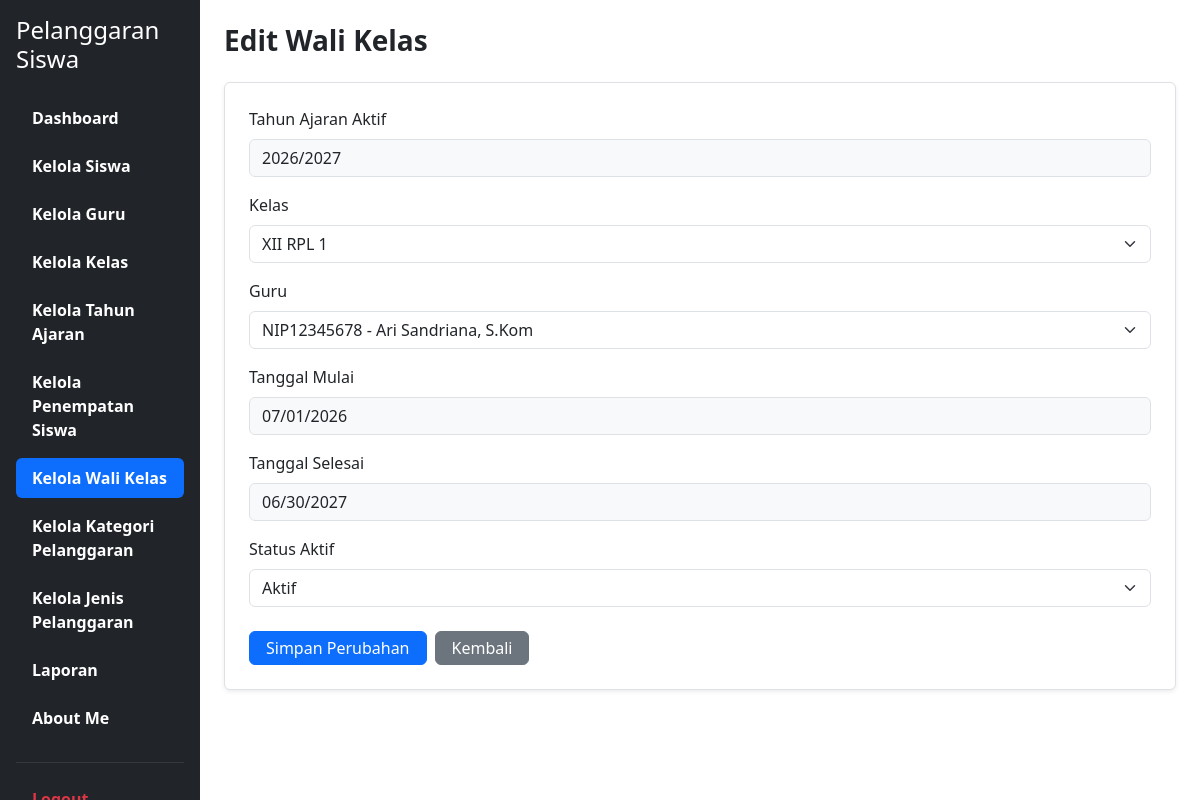
Screenshot of /edit_wali_kelas.php?id=103 (signed in) with the database file from the repository.
### tables this page shows
CREATE TABLE `t_tahun_ajaran` (
  `id` int(11) NOT NULL,
  `nama` varchar(20) DEFAULT NULL,
  `tanggal_mulai` date NOT NULL,
  `tanggal_selesai` date NOT NULL,
  `status_aktif` tinyint(1) NOT NULL,
  `created_at` timestamp NOT NULL DEFAULT current_timestamp(),
  `updated_at` timestamp NOT NULL DEFAULT current_timestamp()
);

CREATE TABLE `t_wali_kelas` (
  `id` int(11) NOT NULL,
  `tahun_ajaran_id` int(11) DEFAULT NULL,
  `kelas_id` int(11) DEFAULT NULL,
  `guru_id` int(11) DEFAULT NULL,
  `tanggal_mulai` date NOT NULL,
  `tanggal_selesai` date NOT NULL,
  `status_aktif` tinyint(1) NOT NULL,
  `created_at` timestamp NOT NULL DEFAULT current_timestamp() ON UPDATE current_timestamp(),
  `updated_at` timestamp NOT NULL DEFAULT current_timestamp()
);

CREATE TABLE `t_kelas` (
  `id` int(11) NOT NULL,
  `nama` varchar(100) DEFAULT NULL,
  `tingkat` varchar(20) NOT NULL,
  `jurusan` varchar(100) NOT NULL,
  `tahun_ajaran_id` int(11) DEFAULT NULL,
  `status_aktif` tinyint(1) NOT NULL,
  `created_at` timestamp NOT NULL DEFAULT current_timestamp(),
  `updated_at` timestamp NOT NULL DEFAULT current_timestamp()
);

CREATE TABLE `t_guru` (
  `id` int(11) NOT NULL,
  `nip` varchar(30) NOT NULL,
  `nama` varchar(150) DEFAULT NULL,
  `email` varchar(150) NOT NULL,
  `status_aktif` tinyint(1) NOT NULL,
  `user_id` int(11) NOT NULL,
  `created_at` timestamp NOT NULL DEFAULT current_timestamp(),
  `updated_at` timestamp NOT NULL DEFAULT current_timestamp()
);

### edit_wali_kelas.php (the view, shortened to what this page needs)
<?php
include 'config/koneksi.php';
$id = (int) ($_GET['id'] ?? 0);
$tahun_aktif_query = mysqli_query($koneksi, "SELECT id, nama, tanggal_mulai, tanggal_selesai FROM t_tahun_ajaran WHERE status_aktif = 1 LIMIT 1");
$tahun_aktif = mysqli_fetch_assoc($tahun_aktif_query);
$stmt = mysqli_prepare($koneksi,
    "SELECT * FROM t_wali_kelas WHERE id = ?"
);
mysqli_stmt_bind_param($stmt, "i", $id);
mysqli_stmt_execute($stmt);
$hasil = mysqli_stmt_get_result($stmt);
$data = mysqli_fetch_assoc($hasil);
$kelas = mysqli_query($koneksi,
    "SELECT id, nama FROM t_kelas ORDER BY nama ASC"
);
$guru = mysqli_query($koneksi,
    "SELECT id, nip, nama FROM t_guru ORDER BY nama ASC"
);
function e($data) {
    return htmlspecialchars((string) ($data ?? ""), ENT_QUOTES, "UTF-8");
}
?>
<!DOCTYPE html>
<html lang="id">
<head>
    <link href="https://cdn.jsdelivr.net/npm/bootstrap@5.3.8/dist/css/bootstrap.min.css" rel="stylesheet">
</head>
<body>
<div class="container-fluid">
    <div class="row">
<div class="col-md-3 col-lg-2 bg-dark min-vh-100 p-3 sticky-top" style="top: 0; height: 100vh; overflow-y: auto;">
            <h4 class="text-white mb-4">
            Pelanggaran Siswa
            </h4>
            <ul class="nav nav-pills flex-column">
                <li class="nav-item mb-2">
                    <a href="dashboard.php" class="nav-link text-white">
                    <span class="fw-bold">Dashboard</span>
                    </a>
                </li>
                <li class="nav-item mb-2">
                    <a href="Kelola_Siswa.php" class="nav-link text-white">
                    <span class="fw-bold">Kelola Siswa</span>
                    </a>
                </li>
                <li class="nav-item mb-2">
                    <a href="Kelola_Guru.php" class="nav-link text-white">
                    <span class="fw-bold">Kelola Guru</span>
                    </a>
                </li>
                <li class="nav-item mb-2">
                    <a href="Kelola_Kelas.php" class="nav-link text-white">
                    <span class="fw-bold">Kelola Kelas</span>
                    </a>
                </li>
                <li class="nav-item mb-2">
                    <a href="Kelola_Tahun_Ajaran.php" class="nav-link text-white">
                    <span class="fw-bold">Kelola Tahun Ajaran</span>
                    </a>
                </li>
                <li class="nav-item mb-2">
                    <a href="Kelola_Penempatan_Siswa.php" class="nav-link text-white">
                    <span class="fw-bold">Kelola Penempatan Siswa</span>
                    </a>
                </li>
                <li class="nav-item mb-2">
                    <a href="Kelola_Wali_Kelas.php" class="nav-link active">
                    <span class="fw-bold">Kelola Wali Kelas</span>
                    </a>
                </li>
                <li class="nav-item mb-2">
                    <a href="Kelola_Kategori_Pelanggaran.php" class="nav-link text-white">
                    <span class="fw-bold">Kelola Kategori Pelanggaran</span>
                    </a>
                </li>
                <li class="nav-item mb-2">
                    <a href="Kelola_Jenis_Pelanggaran.php" class="nav-link text-white">
                    <span class="fw-bold">Kelola Jenis Pelanggaran</span>
                    </a>
                </li>
                <li class="nav-item mb-2">
                    <a href="Laporan.php" class="nav-link text-white">
                    <span class="fw-bold">Laporan</span>
                    </a>
                </li>
                <li class="nav-item mb-2">
                    <a href="about_me.php" class="nav-link text-white">
                    <span class="fw-bold">About Me</span>
                    </a>
                </li>
                <hr class="text-secondary">
                <li class="nav-item">
                    <a href="logout.php" class="nav-link text-danger">
                    <span class="fw-bold">Logout</span>
                    </a>
                </li>
            </ul>
        </div>
        <main class="col-md-9 col-lg-10 p-4">
            <h3 class="fw-bold mb-4">Edit Wali Kelas</h3>
            <div class="card shadow-sm border" style="background-color: #ffffff; border-color: #dee2e6 !important;">
                <div class="card-body p-4">
                    <form method="POST">
                        <div class="mb-3">
                            <label class="form-label">Tahun Ajaran Aktif</label>
                            <?php if ($tahun_aktif): ?>
                                <input type="text" class="form-control bg-light" value="<?= e($tahun_aktif['nama']) ?>" readonly>
                            <?php else: ?>
                                <input type="text" class="form-control bg-light text-danger" value="Tidak ada tahun ajaran yang aktif saat ini!" readonly>
                            <?php endif; ?>
                        </div>
                        <div class="mb-3">
                            <label class="form-label">Kelas</label>
                            <select name="kelas_id" class="form-select" required>
                                <?php while ($k = mysqli_fetch_assoc($kelas)): ?>
                                    <option value="<?= (int) $k['id'] ?>"
                                        <?= $data['kelas_id'] == $k['id'] ? 'selected' : '' ?>>
                                        <?= e($k['nama']) ?>
                                    </option>
                                <?php endwhile; ?>
                            </select>
                        </div>
                        <div class="mb-3">
                            <label class="form-label">Guru</label>
                            <select name="guru_id" class="form-select" required>
                                <?php while ($g = mysqli_fetch_assoc($guru)): ?>
                                    <option value="<?= (int) $g['id'] ?>"
                                        <?= $data['guru_id'] == $g['id'] ? 'selected' : '' ?>>
                                        <?= e($g['nip'] . ' - ' . $g['nama']) ?>
                                    </option>
                                <?php endwhile; ?>
                            </select>
                        </div>
                        <div class="mb-3">
                            <label class="form-label">Tanggal Mulai</label>
                            <input type="date" name="tanggal_mulai"
                                class="form-control bg-light"
                                value="<?= $tahun_aktif ? e($tahun_aktif['tanggal_mulai']) : e($data['tanggal_mulai']) ?>"
                                readonly required>
                        </div>
                        <div class="mb-3">
                            <label class="form-label">Tanggal Selesai</label>
                            <input type="date" name="tanggal_selesai"
                                class="form-control bg-light"
                                value="<?= $tahun_aktif ? e($tahun_aktif['tanggal_selesai']) : e($data['tanggal_selesai']) ?>"
                                readonly required>
                        </div>
                        <div class="mb-3">
                            <label class="form-label">Status Aktif</label>
                            <select name="status_aktif" class="form-select" required>
                                <option value="1" <?= $data['status_aktif'] == 1 ? 'selected' : '' ?>>
                                    Aktif
                                </option>
                            </select>
                        </div>
                        <div class="d-flex gap-2 mt-4">
                            <button type="submit" name="simpan" class="btn btn-primary px-3 py-1 text-white" style="background-color: #0d6efd;" <?= !$tahun_aktif ? 'disabled' : '' ?>>
                                Simpan Perubahan
                            </button>
                            <a href="Kelola_Wali_Kelas.php" class="btn btn-secondary px-3 py-1" style="background-color: #6c757d;">
                                Kembali
                            </a>
                        </div>
                    </form>
                </div>
            </div>
        </main>
    </div>
</div>
</body>
</html>

### rows the page displays
t_tahun_ajaran: nama "2026/2027", tanggal_mulai "07/01/2026", tanggal_selesai "06/30/2027"
t_wali_kelas: kelas_id "XII RPL 1", guru_id "NIP12345678 - Ari Sandriana, S.Kom", status_aktif "Aktif"
